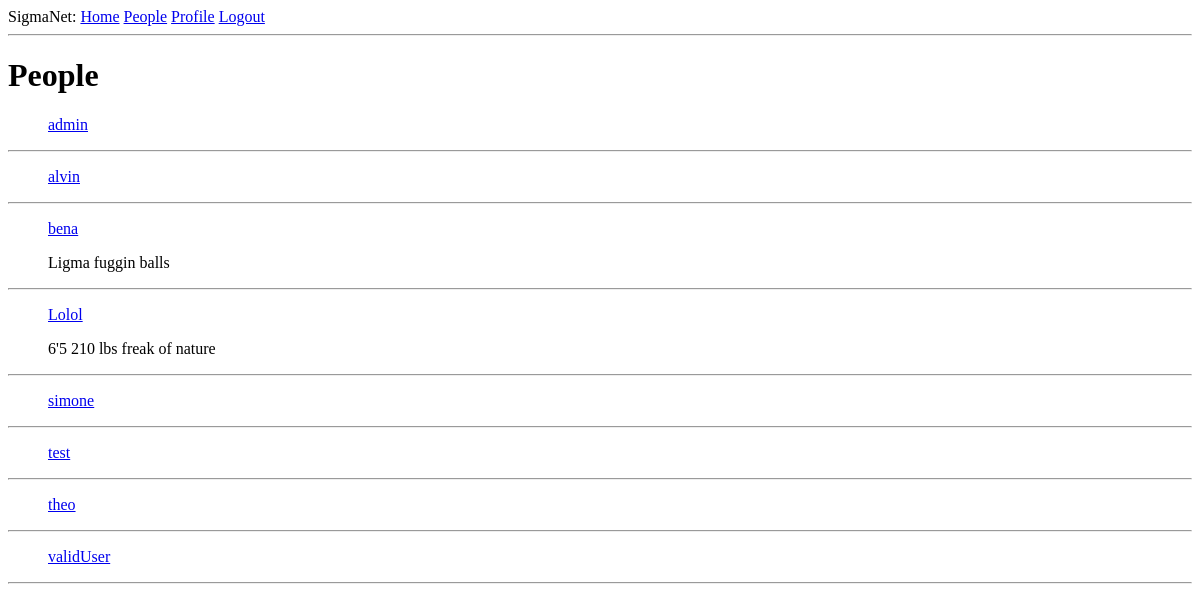
The page /explore (signed in) on the database as committed earlier.
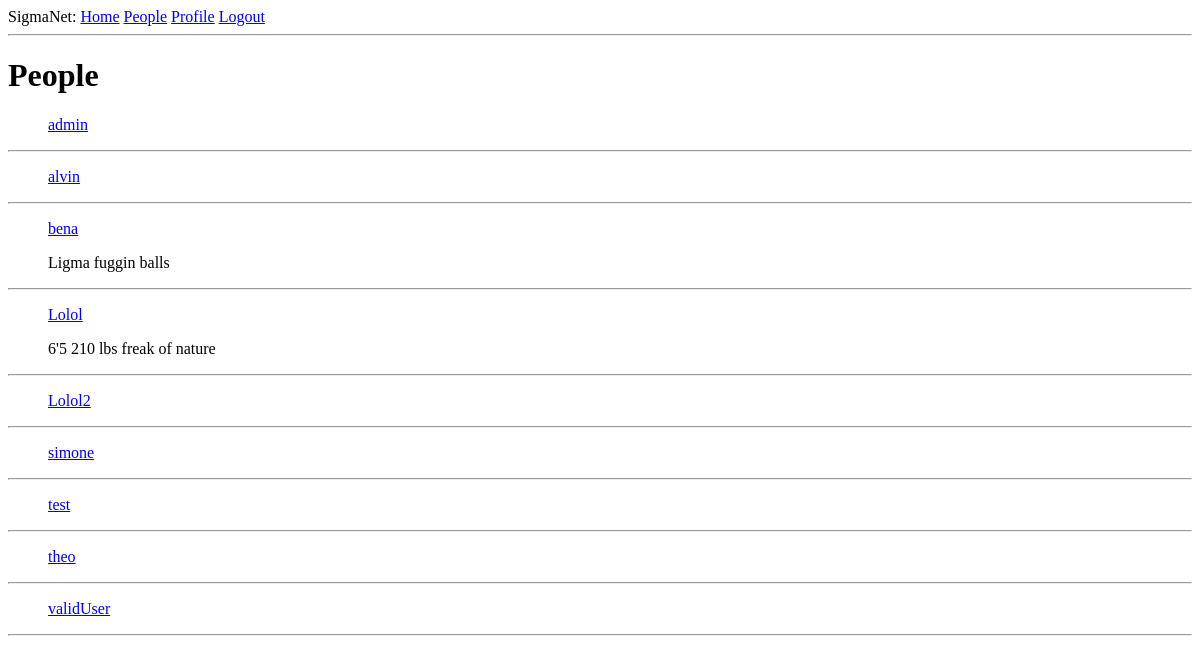
The same page on the database as committed later.
### app/models.py (models this page shows, shortened)
class User(UserMixin, db.Model):
    id = db.Column(db.Integer, primary_key=True)
    username = db.Column(db.String(64), index=True, unique=True)
    email = db.Column(db.String(120), index=True, unique=True)
    password_hash = db.Column(db.String(128))
    posts = db.relationship('Post', backref='author', lazy='dynamic')
    about_me = db.Column(db.String(140))
    comments = db.relationship('Comment', backref='author', lazy='dynamic')

### app/routes.py (the view)
@app.route('/explore')
@login_required
def explore():
    page = request.args.get('page', 1, type=int)
    users = User.query.order_by(func.lower(User.username).asc()).paginate(
        page, app.config['ACCOUNTS_PER_PAGE'], True)
    if users.has_next:
        next_url = url_for('explore', page=users.next_num)
    else:
        next_url = None
    if users.has_prev:
        prev_url = url_for('explore', page=users.prev_num)
    else:
        prev_url = None
    return render_template('explore.html', title='People', users=users.items, next_url=next_url, prev_url=prev_url)

### app/models.py (called while the page is built)
@login.user_loader
def load_user(id):
    return User.query.get(int(id))

### app/routes.py (called while the page is built)
@app.before_request
def make_session_permanent():
    session.permanent = True
    app.permanent_session_lifetime = timedelta(minutes=5)

### app/templates/explore.html (shortened to what this page needs)
{% extends "base.html" %}
{% block content %}
    <h1>People</h1>
    {% for user in users %}
        <ul><a href="{{ url_for('user', username=user.username) }}">{{ user.username }}</a></ul>
            {% if user.about_me %}
                <ul>{{ user.about_me }}</ul>
            {% endif %}
            <hr>
    {% endfor %}
{% endblock %}

### app/templates/base.html (shortened to what this page needs)
<!doctype html>
<html>
	<head>
	</head>
	<body>
		<div>
			SigmaNet:
			<a href="{{ url_for('index') }}">Home</a>
			<a href="{{ url_for('explore') }}">People</a>
			{% if current_user.is_anonymous %}
			<a href="{{ url_for('login') }}">Login</a>
			{% else %}
			<a href="{{ url_for('user', username=current_user.username) }}">Profile</a>
			<a href="{{ url_for('logout') }}">Logout</a>
			{% endif %}
		</div>
		<hr>
		{% block content %}{% endblock %}
	</body>
</html>

Rows that differ between the two databases and show on the page:
added User: username "Lolol2"
